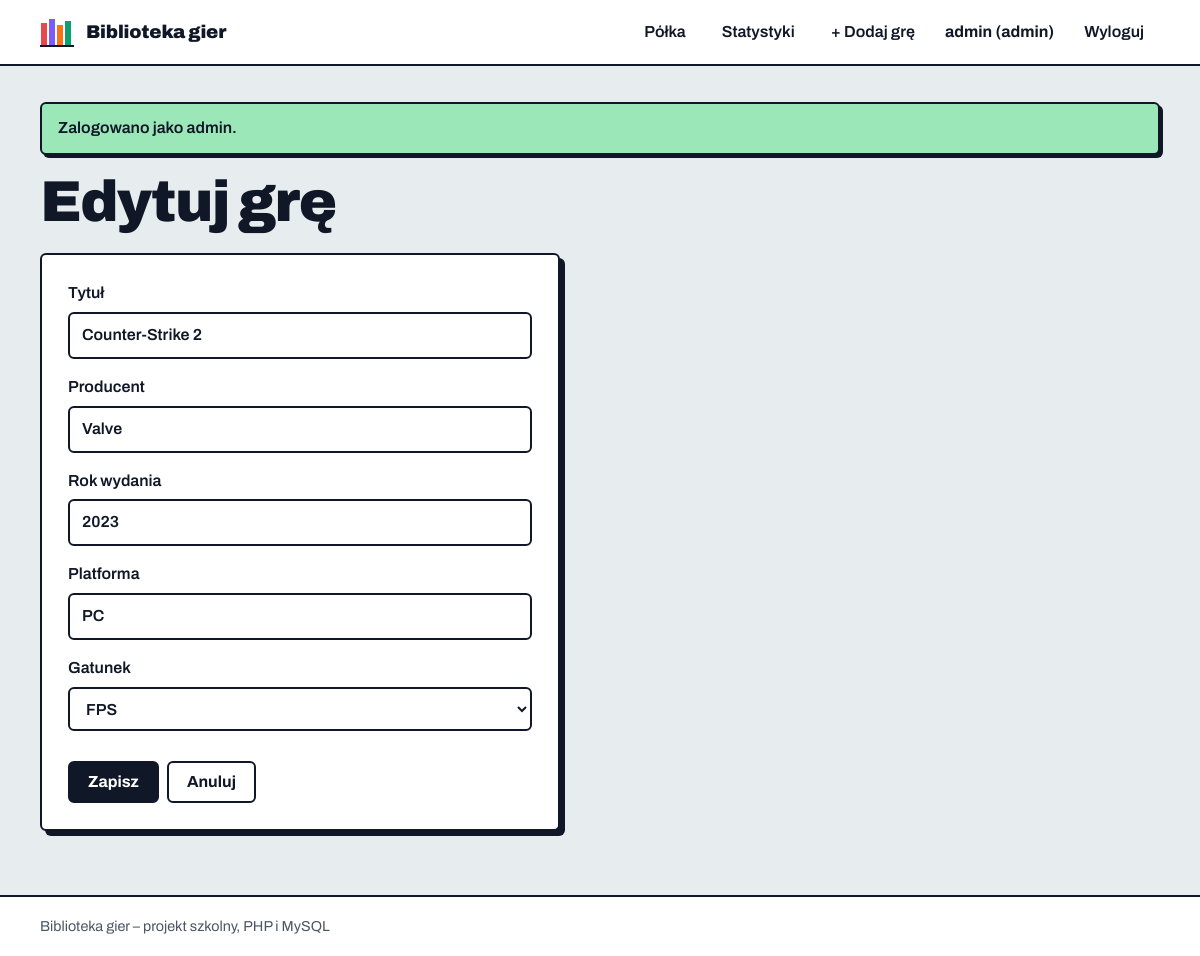
/admin/form.php?id=3 (signed in), run on the app's committed database.
### tables this page shows
CREATE TABLE gra (
  id_gry INT UNSIGNED NOT NULL AUTO_INCREMENT PRIMARY KEY,
  tytul VARCHAR(150) NOT NULL,
  producent VARCHAR(100) NOT NULL,
  rok_wydania SMALLINT UNSIGNED NOT NULL,
  platforma VARCHAR(50) NOT NULL,
  ocena DECIMAL(3,1) NULL DEFAULT NULL,           
  status ENUM('Do zagrania','W trakcie','Ukończona') NOT NULL DEFAULT 'Do zagrania',
  id_gatunek INT UNSIGNED NOT NULL,
  CONSTRAINT fk_gra_gatunek FOREIGN KEY (id_gatunek)
    REFERENCES gatunek(id_gatunek) ON UPDATE CASCADE ON DELETE RESTRICT,
  INDEX idx_gra_tytul (tytul),
  INDEX idx_gra_status (status)
);

CREATE TABLE gatunek (
  id_gatunek INT UNSIGNED NOT NULL AUTO_INCREMENT PRIMARY KEY,
  nazwa VARCHAR(50) NOT NULL UNIQUE
);

### includes/init.php (called while the page is built, shortened)
<?php
function e(?string $s): string { return htmlspecialchars((string)$s, ENT_QUOTES, 'UTF-8'); }
function gatunki(PDO $pdo): array {
    return $pdo->query('SELECT * FROM gatunek ORDER BY nazwa')->fetchAll();
}

### admin/form.php (the view, shortened to what this page needs)
<?php
require_once __DIR__ . '/../includes/init.php';
$id = (int)($_GET['id'] ?? $_POST['id'] ?? 0);
$d = ['tytul' => '', 'producent' => '', 'rok_wydania' => date('Y'), 'platforma' => '', 'id_gatunek' => 0, 'status' => 'Do zagrania'];
if ($id) {
    $st = $pdo->prepare('SELECT * FROM gra WHERE id_gry = ?');
    $st->execute([$id]);
    $row = $st->fetch();
    $d = $row;
}
$title = $id ? 'Edytuj grę' : 'Dodaj nową grę';
require __DIR__ . '/../includes/header.php';
?>
<h1><?= e($title) ?></h1>
<form method="post" class="form narrow">
  <label>Tytuł<input name="tytul" required maxlength="150" value="<?= e($d['tytul']) ?>"></label>
  <label>Producent<input name="producent" required maxlength="100" value="<?= e($d['producent']) ?>"></label>
  <label>Rok wydania<input type="number" name="rok_wydania" required min="1970" max="<?= date('Y') + 2 ?>" value="<?= (int)$d['rok_wydania'] ?>"></label>
  <label>Platforma<input name="platforma" required maxlength="50" list="platformy" value="<?= e($d['platforma']) ?>">
    <datalist id="platformy"><option>PC</option><option>PlayStation</option><option>Xbox</option><option>Nintendo Switch</option></datalist></label>
  <label>Gatunek
    <select name="id_gatunek" required>
      <?php foreach (gatunki($pdo) as $g): ?>
        <option value="<?= $g['id_gatunek'] ?>" <?= (int)$d['id_gatunek'] === (int)$g['id_gatunek'] ? 'selected' : '' ?>><?= e($g['nazwa']) ?></option>
      <?php endforeach; ?>
    </select></label>
  <div class="actions">
    <button class="btn">Zapisz</button>
    <a class="btn ghost" href="../index.php">Anuluj</a>
  </div>
</form>
<?php require __DIR__ . '/../includes/footer.php'; ?>

### assets/style.css (style rules this page uses)
:root { --bg:#E7ECEF; --card:#FFFFFF; --ink:#101828; --mut:#4B5666; --line:#101828; --done:#9BE7B8; --doing:#FFD966; --todo:#A9D3FF; --danger:#D92D3A; --focus:#2563EB; --r:6px; --sh:5px 5px 0 var(--ink); }
* { box-sizing:border-box }
html { -webkit-text-size-adjust:100% }
body { margin:0;background:var(--bg);color:var(--ink);font:400 1rem/1.55 "Archivo",system-ui,"Segoe UI",Arial,sans-serif;min-height:100vh;display:flex;flex-direction:column }
a { color:var(--ink);text-underline-offset:3px;text-decoration-thickness:2px }
h1 { font-stretch:125%;font-weight:900;font-size:clamp(2rem,5.5vw,3.6rem);line-height:1;letter-spacing:-.025em;margin:0 0 .4em }
.btn { display:inline-block;background:var(--ink);color:#fff;border:2px solid var(--ink);border-radius:var(--r);padding:9px 18px;font:inherit;font-weight:700;cursor:pointer;text-decoration:none;transition:transform .12s,box-shadow .12s;line-height:1.3 }
.btn.ghost { background:var(--card);color:var(--ink) }
input,select { background:var(--card);color:var(--ink);border:2px solid var(--ink);border-radius:var(--r);padding:9px 12px;font:inherit;min-width:0;min-height:44px }
.actions { display:flex;gap:8px;flex-wrap:wrap;padding-top:14px;align-items:center }
.form { display:flex;flex-direction:column;gap:16px;background:var(--card);border:2px solid var(--ink);border-radius:var(--r);padding:26px;box-shadow:var(--sh) }
.form.narrow { max-width:520px }
.form label { display:flex;flex-direction:column;gap:6px;font-weight:600 }

### data on the page
gra: tytul "Counter-Strike 2", producent "Valve", rok_wydania "2023", platforma "PC", id_gatunek "FPS"

### other printed values
$_SESSION['login'] "admin"
$m "Zalogowano jako admin."
$title "Edytuj grę"
